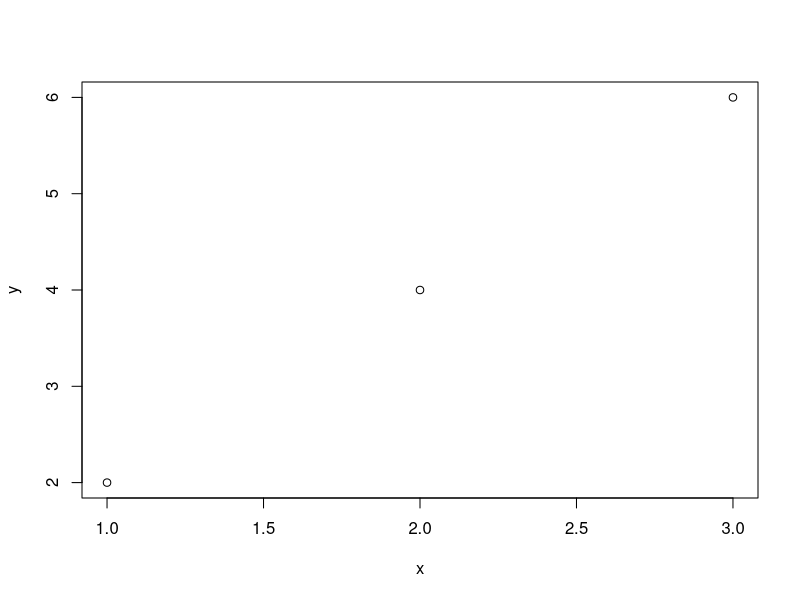
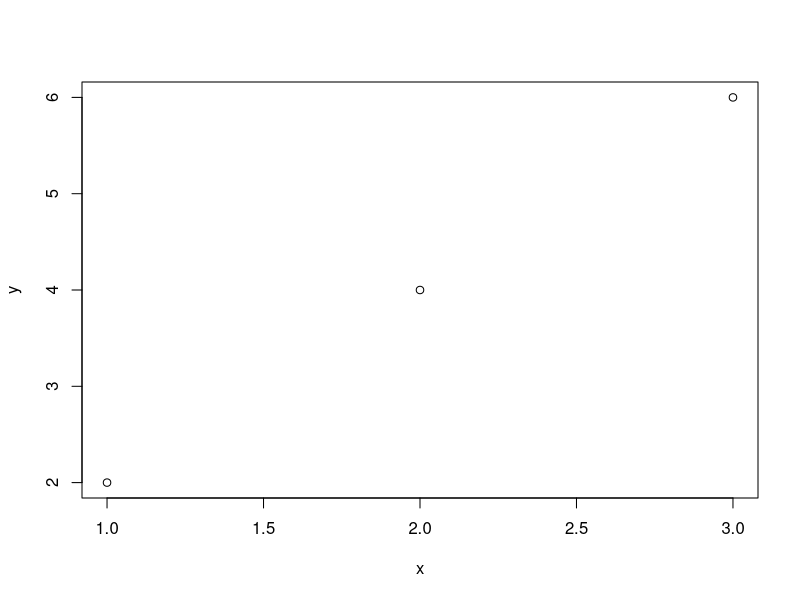

These figures' R source, in order:
## ---- chunk 1
x = c(1,2,3)
y = c(2,4,6)
## ---- chunk 2
plot(x,y)
## ---- chunk 3
#| echo: false
plot(x,y)
